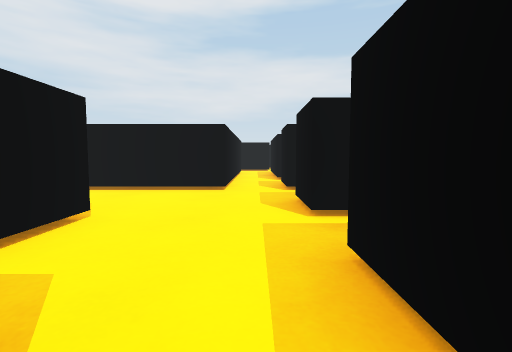
[1] (above)

17 first-person views from a walk through a 3-D level made in the Unity game engine. The camera is 0.55 m above the floor, tilts 4° down and sees 85° across. The floor is counted in squares, 1 m on a side. Each view is taken from the middle of a square. On the plan, view 1 faces up. The plan holds only what a view shows up to about 9 squares ahead; the rest is blank. The place goes on beyond the plan. The player is left out.

[2]
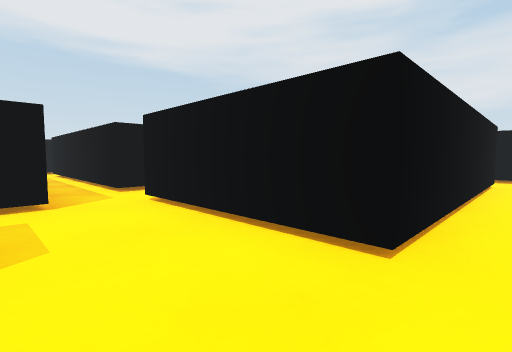

[3]
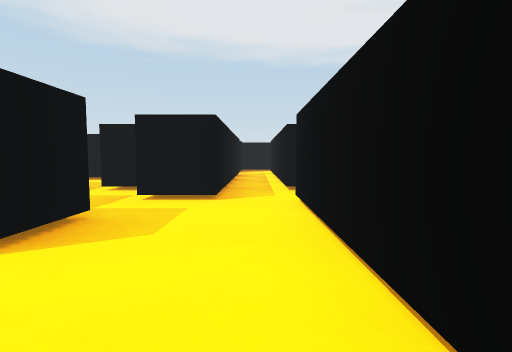

[4]
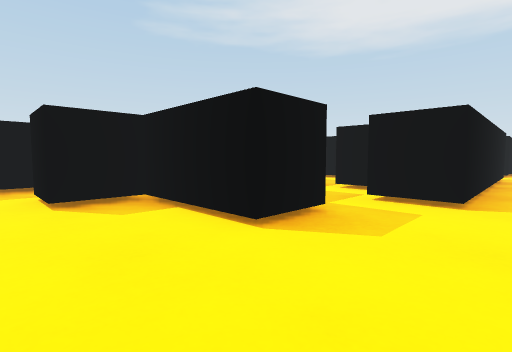

[5]
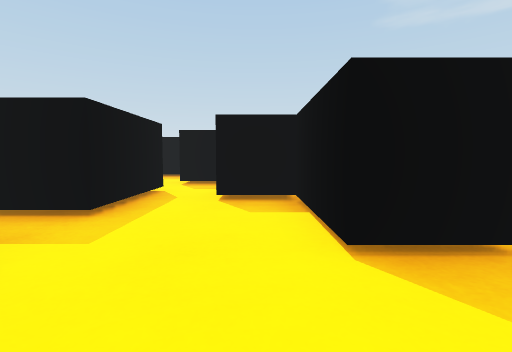

[6]
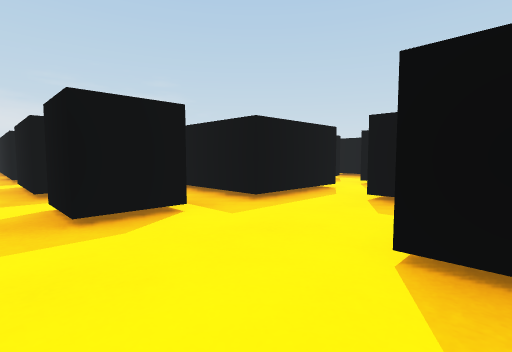

[7]
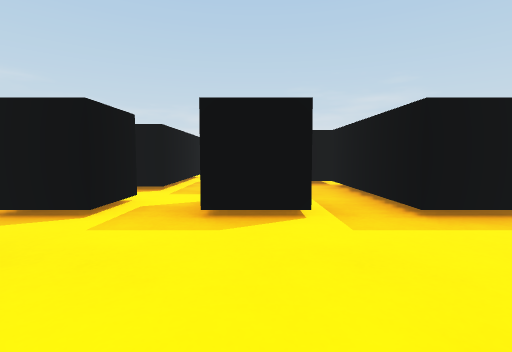

[8]
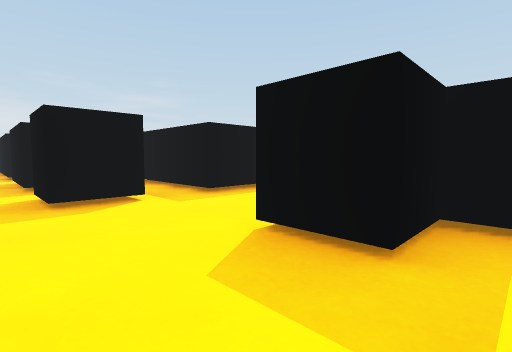

[9]
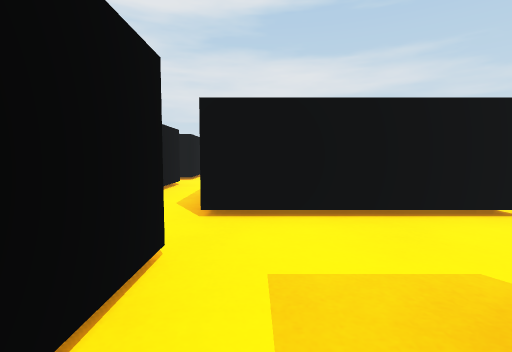

[10]
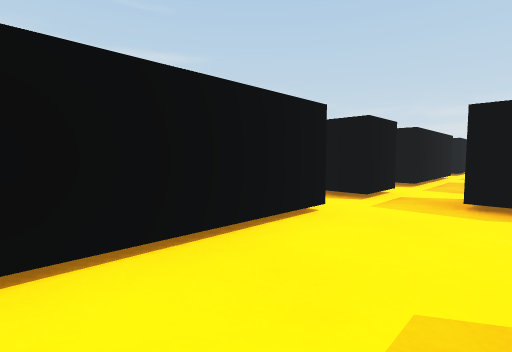

[11]
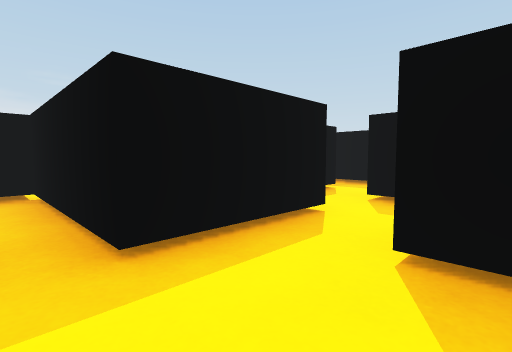

[12]
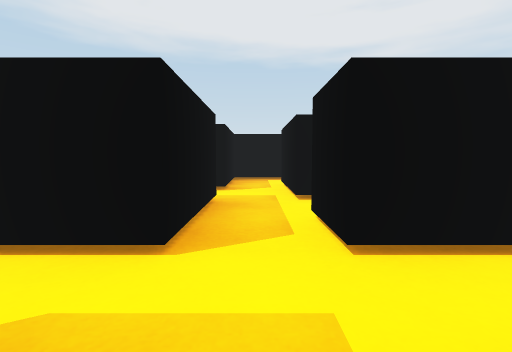

[13]
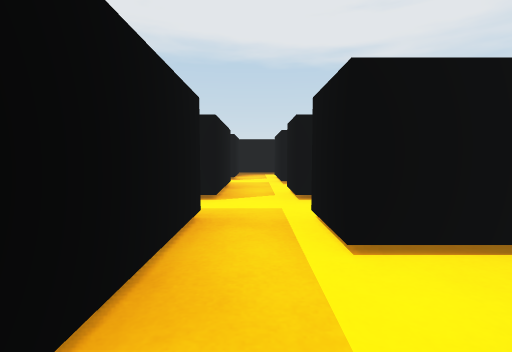

[14]
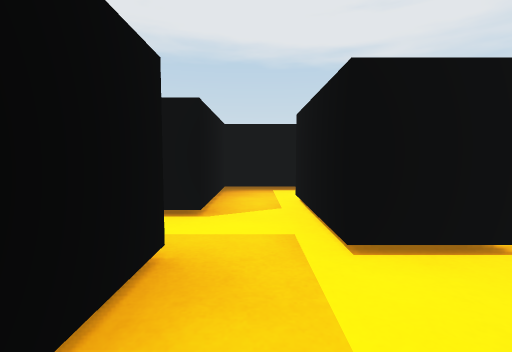

[15]
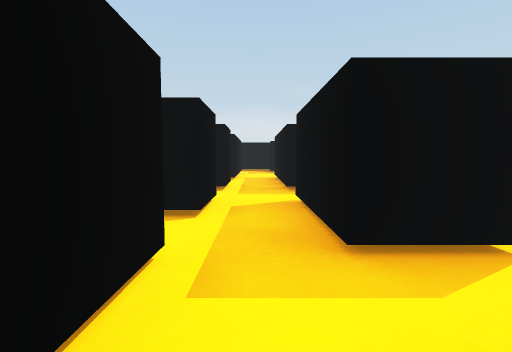

[16]
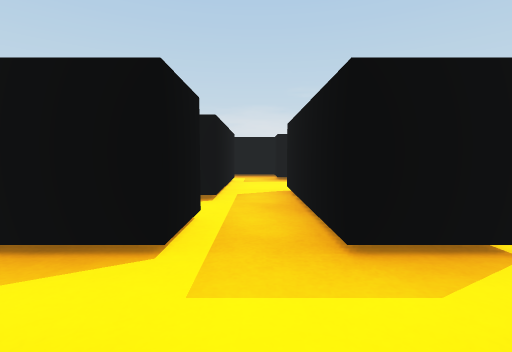

[17]
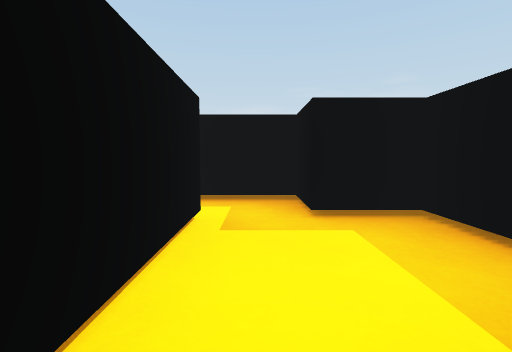

### Floor plan
Points are (right, up) in squares from view 1. A wall is a line through its corners. A room is listed if a view was taken in it or the views show most of it. See-through windows are left out.
Room 1 (views 1, 2, 3, 4, 5, 6, 7, 8, 9, 10, 11)
walls: (-3, 1.5) (-2.5, 1.5) (-2.5, 2.5) (-1.5, 2.5) (-1.5, 0.5) (-0.5, 0.5) (-0.5, -0.5); (0.5, 2.4) (0.5, 3.5) (1.5, 3.5); (-4.5, 2.1) (-4.5, 1.5); (-4.5, 4.5) (-9.5, 4.5); (-0.5, 6.5) (-0.5, 4.5) (-3.5, 4.5); (1.6, 4.5) (0.5, 4.5) (0.5, 5.4); (0.5, -0.6) (0.5, 1.5) (3.5, 1.5) (3.5, 2); (2.5, 3.5) (4.5, 3.5); (-0.6, -1.5) (0.5, -1.5) (0.5, -2.5); (-6.5, 0.5) (-6.5, 0); (-8.5, 3.5) (-3.5, 3.5) (-3.5, 2.5); (1.5, -2.5) (1.5, -2.1); (4.5, 4.5) (2.5, 4.5) (2.5, 5); (-10.5, 4.8) (-10.5, 3.5) (-9.5, 3.5)
ways out: opening at (-10, 5); opening at (-6, -0.5); opening at (-4, 5.5); opening at (-1, -1); opening at (0, 7); opening at (1, -2); opening at (3.5, 4)
Room 2 (views 12, 13, 14, 16, 17)
walls: (2.5, -2.5) (1.5, -2.5); (3.5, -4.5) (3.5, -3.5) (6.5, -3.5); (4.5, -1.5) (4.5, -2.5) (3.5, -2.5); (1.5, -3.5) (2.5, -3.5) (2.5, -4.5); (6.5, -2.5) (5.5, -2.5)
ways out: opening at (6, -3) to room 4; opening at (2, -3); opening at (3, -4); opening at (3, -1.5)
Room 3 (view 15)
walls: (-2.5, -2.2) (-2.5, -3.5) (-0.5, -3.5); (-0.5, -2.5) (-1.5, -2.5)
ways out: opening at (-2, -2); opening at (-1, -3)
Room 4 (no view inside)
walls: (8.5, -2.5) (6.5, -2.5); (7.5, -4.5) (8.5, -4.5) (8.5, -3.5) (9.5, -3.5) (9.5, -2.2)
ways out: opening at (6, -3) to room 2; opening at (9, -2)

Positions as (right, up) in squares from view 1, and headings:
1: (0, 0), facing up
2: (0, 3), facing up-left
3: (0, 4), facing left
4: (0, 4), facing down-left
5: (-1, 4), facing down
6: (-2, 4), facing down-right
7: (-2, 3), facing right
8: (-3, 4), facing down-right
9: (-3, 2), facing up
10: (-3, 3), facing up-right
11: (-1, 2), facing down-right
12: (4, -3), facing left
13: (6, -3), facing left
14: (2, -3), facing left
15: (-1, -3), facing right
16: (2, -3), facing right
17: (6, -3), facing right
